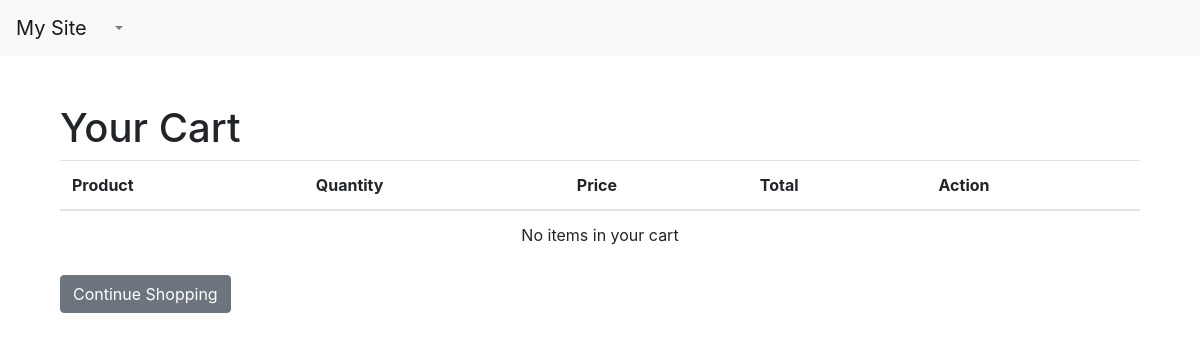
The page /shop/cart/ (signed in) on the database as committed earlier.
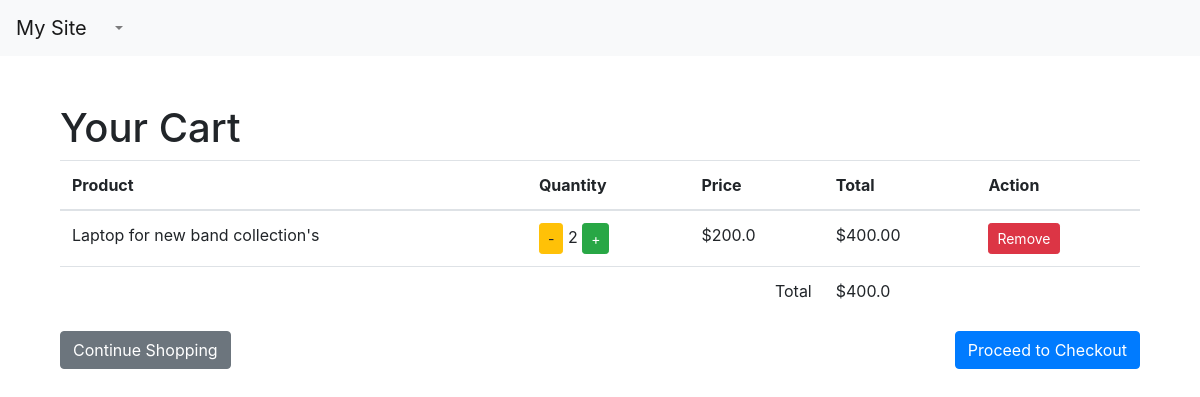
The same page on the database as committed later.
### app_order/models.py (models this page shows, shortened)
class Cart(models.Model):
    user = models.ForeignKey(settings.AUTH_USER_MODEL, on_delete=models.CASCADE, related_name='cart')
    item = models.ForeignKey(Product, on_delete=models.CASCADE)
    quantity = models.IntegerField(default=1)
    purchased = models.BooleanField(default=False)
    created = models.DateTimeField(auto_now_add=True)
    updated = models.DateTimeField(auto_now=True)
    def get_total(self):
        total = self.item.price * self.quantity
        total_float = format(total, '0.2f')
        return total_float

class Order(models.Model):
    orderitems = models.ManyToManyField(Cart)
    user = models.ForeignKey(settings.AUTH_USER_MODEL, on_delete=models.CASCADE)
    ordered = models.BooleanField(default=False)
    created = models.DateTimeField(auto_now_add=True)
    paymentID = models.CharField(max_length=264, blank=True, null=True)
    orderId = models.CharField(max_length=200, blank=True, null=True)
    def get_totals(self):
        total = 0
        for order_items in self.orderitems.all():
            total += float(order_items.get_total())
        return total

### app_shop/models.py (models this page shows, shortened)
class Product(models.Model):
    mainimage = models.ImageField(upload_to="products")
    name = models.CharField(max_length=264)
    category = models.ForeignKey(Category, on_delete=models.CASCADE, related_name='category')
    preview_text = models.TextField(max_length=200, verbose_name='Preview Text')
    details_text = models.TextField(max_length=1000, verbose_name='Description')
    price = models.FloatField()
    old_price = models.FloatField(default=0.00)
    created = models.DateTimeField(auto_now=True)
    class Meta:
        ordering = ['-created']

### app_order/views.py (the view)
# urls.py: path('cart/', views.view_cart, name='view_cart'),
@login_required
def view_cart(request):
    order = Order.objects.filter(user=request.user, ordered=False).first()
    context = {
        'order': order
    }
    return render(request, 'app_order/cart.html', context)

### templates/app_order/cart.html (shortened to what this page needs)
{% extends "base.html" %}
{% block body_block %}
<div class="container mt-5">
    <h1>Your Cart</h1>
    <table class="table">
        <thead>
            <tr>
                <th>Product</th>
                <th>Quantity</th>
                <th>Price</th>
                <th>Total</th>
                <th>Action</th>
            </tr>
        </thead>
        <tbody>
            {% if order %}
                {% for item in order.orderitems.all %}
                    <tr>
                        <td>{{ item.item.name }}</td>
                        <td>
                            <a href="{% url 'decrease_cart' item.item.id %}" class="btn btn-warning btn-sm">-</a>
                            {{ item.quantity }}
                            <a href="{% url 'increase_cart' item.item.id %}" class="btn btn-success btn-sm">+</a>
                        </td>
                        <td>${{ item.item.price }}</td>
                        <td>${{ item.get_total }}</td>
                        <td>
                            <a href="{% url 'remove_from_cart' item.id %}" class="btn btn-danger btn-sm">Remove</a>
                        </td>
                    </tr>
                {% endfor %}
                <tr>
                    <td colspan="3" class="text-right">Total</td>
                    <td>${{ order.get_totals }}</td>
                    <td></td>
                </tr>
            {% else %}
                <tr>
                    <td colspan="5" class="text-center">No items in your cart</td>
                </tr>
            {% endif %}
        </tbody>
    </table>
    <div class="d-flex justify-content-between">
        <a href="{% url 'home' %}" class="btn btn-secondary">Continue Shopping</a>
        {% if order %}
            <a href="{% url 'checkout' %}" class="btn btn-primary">Proceed to Checkout</a>
        {% endif %}
    </div>
</div>
{% endblock %}

### templates/base.html (shortened to what this page needs)
<!DOCTYPE html>
<html lang="en">
<head>
    <link rel="stylesheet" href="https://stackpath.bootstrapcdn.com/bootstrap/4.5.2/css/bootstrap.min.css">
</head>
<body>
    <nav class="navbar navbar-expand-lg navbar-light bg-light">
        <a class="navbar-brand" href="/">My Site</a>
        <div class="collapse navbar-collapse" id="navbarNav">
            <ul class="navbar-nav ms-auto">
                {% if user.is_authenticated %}
                    <li class="nav-item dropdown">
                        <a class="nav-link dropdown-toggle" href="#" id="navbarDropdown" role="button" data-toggle="dropdown" aria-expanded="false">
                        </a>
                    </li>
                {% endif %}
            </ul>
        </div>
    </nav>
    <div class="container">
        {% block body_block %}{% endblock %}
    </div>
</body>
</html>

Rows that differ between the two databases and show on the page:
added Cart: item.name "Laptop for new band collection's", quantity "2", item.price "200.0", get_total "400.00"
added Order: get_totals "400.0"
Other text that changed with them:
text no longer shown: "No items in your cart"
text now shown: "Total $ Proceed to Checkout"
